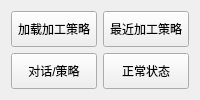
           <widget class="QWidget" name="widget_7" native="true">
            <property name="minimumSize">
             <size>
              <width>0</width>
              <height>0</height>
             </size>
            </property>
            <layout class="QGridLayout" name="gridLayout">
             <item row="0" column="0">
              <widget class="QPushButton" name="pushButton_11">
               <property name="sizePolicy">
                <sizepolicy hsizetype="Minimum" vsizetype="Preferred">
                 <horstretch>0</horstretch>
                 <verstretch>0</verstretch>
                </sizepolicy>
               </property>
               <property name="text">
                <string>加载加工策略</string>
               </property>
              </widget>
             </item>
             <item row="1" column="1">
              <widget class="QPushButton" name="pushButton_14">
               <property name="sizePolicy">
                <sizepolicy hsizetype="Minimum" vsizetype="Preferred">
                 <horstretch>0</horstretch>
                 <verstretch>0</verstretch>
                </sizepolicy>
               </property>
               <property name="text">
                <string>正常状态</string>
               </property>
              </widget>
             </item>
             <item row="0" column="1">
              <widget class="QPushButton" name="pushButton_12">
               <property name="sizePolicy">
                <sizepolicy hsizetype="Minimum" vsizetype="Preferred">
                 <horstretch>0</horstretch>
                 <verstretch>0</verstretch>
                </sizepolicy>
               </property>
               <property name="text">
                <string>最近加工策略</string>
               </property>
              </widget>
             </item>
             <item row="1" column="0">
              <widget class="QPushButton" name="pushButton_13">
               <property name="sizePolicy">
                <sizepolicy hsizetype="Minimum" vsizetype="Preferred">
                 <horstretch>0</horstretch>
                 <verstretch>0</verstretch>
                </sizepolicy>
               </property>
               <property name="text">
                <string>对话/策略</string>
               </property>
              </widget>
             </item>
            </layout>
           </widget>
